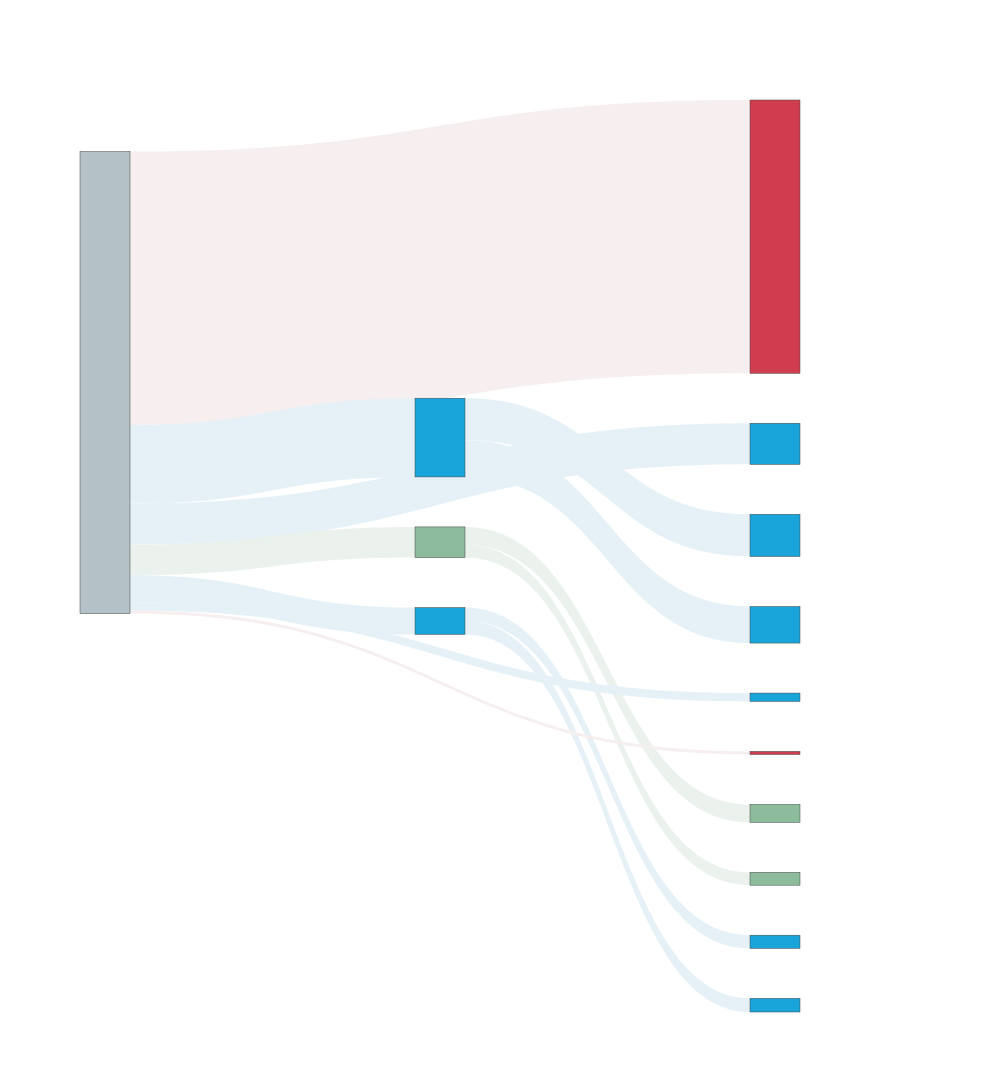

Notebook code for this chart:
### Code cell
import plotly.graph_objects as go


fig = go.Figure(data=[go.Sankey(
    textfont=dict(color="rgba(0,0,0,0)", size=1),
    node = dict(
      pad = 50,
      thickness = 50,
      # line = dict(color = "black", width = 0.5),
      label = list(detector_set.keys()),
    #   color = "rgba(28,173,228,255)"
      color=[
        'rgb(180, 193, 198)', 
        'rgb(141, 188, 157)',
        'rgb(207, 61, 78)', 
        'rgb(26, 165, 218)',
        'rgb(26, 165, 218)', 
        'rgb(207, 61, 78)',
        'rgb(141, 188, 157)',
        'rgb(26, 165, 218)',
        'rgb(26, 165, 218)',
        'rgb(26, 165, 218)',
        'rgb(26, 165, 218)',
        'rgb(26, 165, 218)',
        'rgb(26, 165, 218)',
        'rgb(141, 188, 157)',
        ]
    ),
    link = dict(
      source = sk.origin_idx.values, # indices correspond to labels, eg A1, A2, A1, B1, ...
      target = sk.destiny_idx.values,
      value = sk.weight.values,
      color=[
        'rgb(229, 241, 246)', 
        'rgb(229, 241, 246)',
        'rgb(235, 241, 237)', 
        'rgb(235, 241, 237)',
        'rgb(229, 241, 246)', 
        'rgb(229, 241, 246)',
        'rgb(246, 238, 239)',
        'rgb(246, 238, 239)',
        'rgb(229, 241, 246)',
        'rgb(229, 241, 246)',
        'rgb(229, 241, 246)',
        'rgb(235, 241, 237)',
        'rgb(229, 241, 246)',
        ]
  ))])

# fig.update_layout(title_text="Sankey Diagram", font_size=15)
fig.update_layout(
    autosize=False,
    width=1000,
    height=1500,
    margin=dict(
        # l=50,
        r=200,
    ),
    font_size=25,
    # paper_bgcolor="LightSteelBlue",
)
fig.show()

### Figure 1 — Plotly figure (JSON) as saved in the notebook; plotly's stock layout.template omitted (floating-point values rounded to 4 significant figures)
{"data": [{"link": {"color": ["rgb(229, 241, 246)", "rgb(229, 241, 246)", "rgb(235, 241, 237)", "rgb(235, 241, 237)", "rgb(229, 241, 246)", "rgb(229, 241, 246)", "rgb(246, 238, 239)", "rgb(246, 238, 239)", "rgb(229, 241, 246)", "rgb(229, 241, 246)", "rgb(229, 241, 246)", "rgb(235, 241, 237)", "rgb(229, 241, 246)"], "source": [3, 3, 13, 13, 4, 4, 0, 0, 0, 0, 0, 0, 0], "target": [9, 10, 1, 6, 11, 12, 2, 5, 7, 8, 3, 13, 4], "value": [236, 272, 115, 83, 85, 88, 1764, 20, 265, 54, 508, 198, 173]}, "node": {"color": ["rgb(180, 193, 198)", "rgb(141, 188, 157)", "rgb(207, 61, 78)", "rgb(26, 165, 218)", "rgb(26, 165, 218)", "rgb(207, 61, 78)", "rgb(141, 188, 157)", "rgb(26, 165, 218)", "rgb(26, 165, 218)", "rgb(26, 165, 218)", "rgb(26, 165, 218)", "rgb(26, 165, 218)", "rgb(26, 165, 218)", "rgb(141, 188, 157)"], "label": ["Matched Non-self", "(0, '000000')", "(0, '000010')", "(0, '00010')", "(0, '00011')", "(0, '01001')", "(0, '110000')", "(0, '110100101')", "(0, '110110101')", "(1, '00100010')", "(1, '00101001')", "(1, '00110010')", "(1, '00111001')", "(2, '00000')"], "pad": 50, "thickness": 50}, "textfont": {"color": "rgba(0,0,0,0)", "size": 1}, "type": "sankey"}], "layout": {"autosize": false, "font": {"size": 25}, "height": 1500, "margin": {"r": 200}, "width": 1000}}
